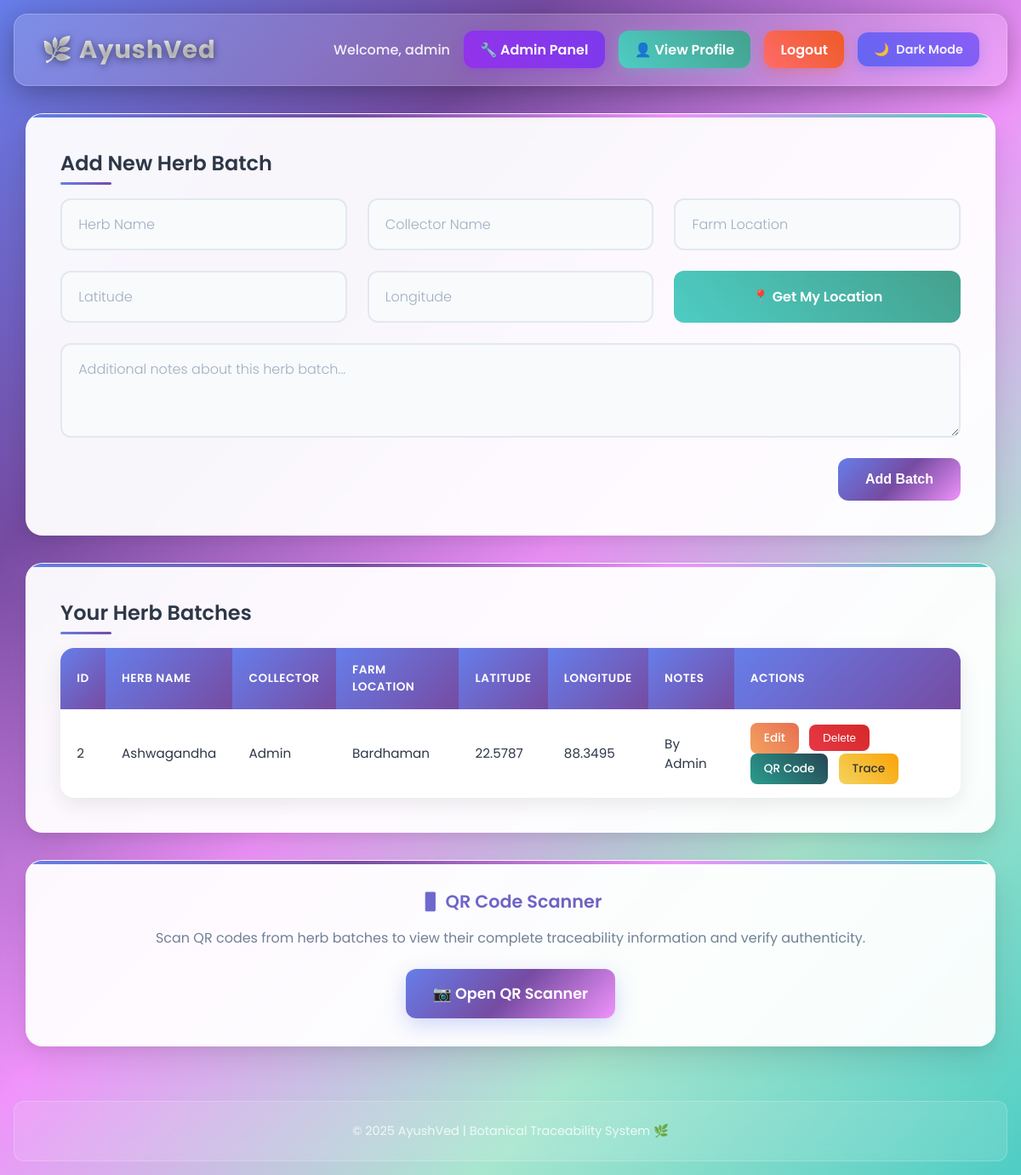
Page /dashboard (signed in) on the committed database.
### models.py (models this page shows, shortened)
class User(db.Model):
    __tablename__ = 'user'
    id = db.Column(db.Integer, primary_key=True)
    full_name = db.Column(db.String(120), nullable=False)  # Full name from signup
    username = db.Column(db.String(80), unique=True, nullable=False)  # Auto-generated from full name
    password_hash = db.Column(db.String(200), nullable=False)  # Hashed password
    mobile_number = db.Column(db.String(15), unique=True, nullable=False)  # For OTP-based reset
    created_on = db.Column(db.DateTime, default=datetime.utcnow)  # Signup timestamp
    herb_batches = db.relationship('HerbBatch', backref='user', lazy=True)

class HerbBatch(db.Model):
    __tablename__ = 'herb_batch'
    id = db.Column(db.Integer, primary_key=True)
    herb_name = db.Column(db.String(120), nullable=False)
    collector = db.Column(db.String(120))
    farm_location = db.Column(db.String(256))
    collected_on = db.Column(db.DateTime, default=datetime.utcnow)  # Full timestamp
    latitude = db.Column(db.Float)        # Geo-tag: Latitude
    longitude = db.Column(db.Float)       # Geo-tag: Longitude
    geo_precision = db.Column(db.Float)   # Optional: GPS accuracy in meters
    notes = db.Column(db.Text)
    qr_code_data = db.Column(db.String(512))  # Encoded QR content or image path
    blockchain_tx = db.Column(db.String(256))  # Future Fabric integration
    user_id = db.Column(db.Integer, db.ForeignKey('user.id'), nullable=False)

### app.py (the view)
@app.route('/dashboard')
@login_required
def dashboard():
    print(f"🔍 Dashboard accessed by user ID: {session.get('user_id')}")  # Debug
    batches = HerbBatch.query.filter_by(user_id=session['user_id']).order_by(HerbBatch.id.desc()).all()
    user = User.query.get(session['user_id'])
    print(f"🔍 Dashboard loaded for user: {user.username if user else 'None'}")  # Debug
    return render_template('dashboard.html', herb_batches=batches, user=user)

### app.py (called while the page is built)
def login_required(f):
    from functools import wraps
    @wraps(f)
    def wrapper(*args, **kwargs):
        if 'user_id' not in session:
            return redirect(url_for('login'))
        return f(*args, **kwargs)
    return wrapper

### templates/dashboard.html (shortened to what this page needs)
<!DOCTYPE html>
<html lang="en" data-theme="light">
<head>
</head>
<body>
  <nav>
    <div class="brand">🌿 AyushVed</div>
    <div class="user-info">
      <span>Welcome, {{ user.username if user else "User" }}</span>
      {% if user and user.username == 'admin' %}
        <a href="{{ url_for('admin_panel') }}" class="admin">
          🔧 Admin Panel
        </a>
      {% endif %}
      <a href="{{ url_for('profile') }}" class="profile">
        👤 View Profile
      </a>
      <a href="{{ url_for('logout') }}" class="logout">Logout</a>
      <button class="theme-toggle" onclick="toggleTheme()">
        <span id="themeIcon">🌙</span>
        <span id="themeText">Dark Mode</span>
      </button>
    </div>
  </nav>
  <div class="container">
    <div class="card">
      <h2>Add New Herb Batch</h2>
      <form method="POST" action="{{ url_for('add_batch') }}">
        <input type="text" name="herb_name" placeholder="Herb Name" required>
        <input type="text" name="collector_name" placeholder="Collector Name" required>
        <input type="text" name="farm_location" placeholder="Farm Location" required>
        <input type="text" name="latitude" id="latitude" placeholder="Latitude">
        <input type="text" name="longitude" id="longitude" placeholder="Longitude">
        <button type="button" onclick="getLocation()">📍 Get My Location</button>
        <textarea name="notes" rows="3" placeholder="Additional notes about this herb batch..."></textarea>
        <button type="submit" class="btn-submit">
          <span>Add Batch</span>
        </button>
      </form>
    </div>
    <div class="card">
      <h2>Your Herb Batches</h2>
      <table>
        <thead>
          <tr>
            <th>ID</th>
            <th>Herb Name</th>
            <th>Collector</th>
            <th>Farm Location</th>
            <th>Latitude</th>
            <th>Longitude</th>
            <th>Notes</th>
            <th>Actions</th>
          </tr>
        </thead>
        <tbody>
          {% for batch in herb_batches %}
          <tr>
            <td>{{ batch.id }}</td>
            <td>{{ batch.herb_name }}</td>
            <td>{{ batch.collector }}</td>
            <td>{{ batch.farm_location }}</td>
            <td>{{ batch.latitude }}</td>
            <td>{{ batch.longitude }}</td>
            <td>{{ batch.notes }}</td>
            <td>
              <a href="{{ url_for('edit_batch', batch_id=batch.id) }}" class="action-btn edit">Edit</a>
              <form method="POST" action="{{ url_for('delete_batch', batch_id=batch.id) }}" style="display:inline;">
                <button class="action-btn delete" onclick="return confirm('Are you sure you want to delete this batch?')">Delete</button>
              </form>
              <a href="{{ url_for('generate_qr', batch_id=batch.id) }}" target="_blank" class="action-btn qr-btn">QR Code</a>
              <a href="{{ url_for('provenance', batch_id=batch.id) }}" class="action-btn trace-btn">Trace</a>
            </td>
          </tr>
          {% else %}
          <tr>
            <td colspan="8" style="text-align:center; font-style: italic; padding: 2rem;" class="empty-row-text">
              No herb batches added yet. Start by adding your first batch above! 🌱
            </td>
          </tr>
          {% endfor %}
        </tbody>
      </table>
    </div>
    <div class="scanner-section">
      <h3>📱 QR Code Scanner</h3>
      <p>Scan QR codes from herb batches to view their complete traceability information and verify authenticity.</p>
      <a href="{{ url_for('scan') }}" class="scanner-btn-large">
        📷 Open QR Scanner
      </a>
    </div>
  </div>
  <footer>
    © 2025 AyushVed | Botanical Traceability System 🌿
  </footer>
</body>
</html>

### rows in the picture
User: username "admin"
HerbBatch: id "2", herb_name "Ashwagandha", collector "Admin", farm_location "Bardhaman", latitude "22.5787", longitude "88.3495", notes "By Admin"
